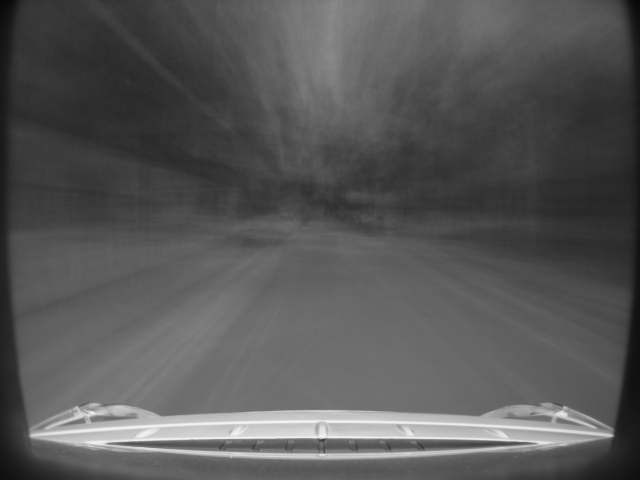
#> input picture Test_results/differenceDayAverage.png, 1280 x 960 px (shown at 1/2 size)
$ python imageSubstract.py
#> lines starting #> are read from the running program, lines starting #| are printed output that depends on the picture
import glob
import numpy as np
import cv2

################# FUNCTIONS ################


def imageSubstraction(dayImg, nightImg):
    daySubstractNightImg = dayImg - nightImg
    nightSubstractDayImg = nightImg - dayImg


    absoluteDaytoNightImg = np.abs(daySubstractNightImg)
    absoluteNightToDayImg = np.abs(nightSubstractDayImg)

    if(np.array_equal(nightSubstractDayImg, absoluteNightToDayImg)):
        print("same1")

    if(np.array_equal(daySubstractNightImg, absoluteDaytoNightImg)):
        print("same2")


    cv2.imwrite("./Test_results/dayDifferenceSubstractNight.png", daySubstractNightImg)
    cv2.imwrite("./Test_results/nightDifferenceSubstractDay.png", nightSubstractDayImg)


def createFilter(dayImg, nightImg):
    filterImg = np.zeros((len(dayImg),len(dayImg[0])), dtype = type(dayImg[0][0]))

    for i in range(len(dayImg)):
        for j in range(len(dayImg[i])):
            if(int(dayImg[i][j]) - int(nightImg[i][j]) > 245):
                filterImg[i][j] = 9
            elif(int(dayImg[i][j]) - int(nightImg[i][j]) > 230):
                filterImg[i][j] = 8
            elif(int(dayImg[i][j]) - int(nightImg[i][j]) > 210):
                filterImg[i][j] = 7
            elif(int(dayImg[i][j]) - int(nightImg[i][j]) > 190):
                filterImg[i][j] = 6
            elif(int(dayImg[i][j]) - int(nightImg[i][j]) > 170):
                filterImg[i][j] = 5
            elif(int(dayImg[i][j]) - int(nightImg[i][j]) > 140):
                filterImg[i][j] = 4
            elif(int(dayImg[i][j]) - int(nightImg[i][j]) > 120):
                filterImg[i][j] = 3
            elif(int(dayImg[i][j]) - int(nightImg[i][j]) > 90):
                filterImg[i][j] = 2
            elif(int(dayImg[i][j]) - int(nightImg[i][j]) > 60):
                filterImg[i][j] = 1


    filterImg = filterImg.astype(np.uint8)
    cv2.imwrite("./Test_results/differenceFilterImg.png", filterImg)
    return filterImg


################# ALGORITHM ################
dayAveragePhoto = (glob.glob("./Test_results/differenceDayAverage.png"))
nightAveragePhoto = (glob.glob("./Test_results/differenceNightAverage.png"))

dayImg = cv2.imread(dayAveragePhoto[0] , cv2.IMREAD_UNCHANGED)
#> dayImg is the input picture: shape (960, 1280); min 5, max 251, mean 86.9
nightImg = cv2.imread(nightAveragePhoto[0] , cv2.IMREAD_UNCHANGED)
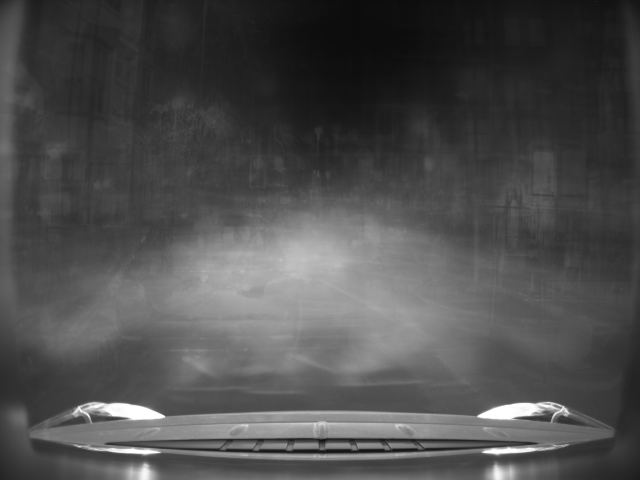
#> input picture Test_results/differenceNightAverage.png, 1280 x 960 px (shown at 1/2 size)
#> nightImg is the input picture: shape (960, 1280); min 4, max 255, mean 77.4

#imageSubstraction(dayImg, nightImg)
filterImg = createFilter(dayImg, nightImg)
#> in createFilter, `filterImg = np.zeros((len(dayImg),len(dayImg[0])), dtype = type(dayImg..`: filterImg: shape (960, 1280); every value is 0
#> after the loop in createFilter, `for i in range(len(dayImg)):`:
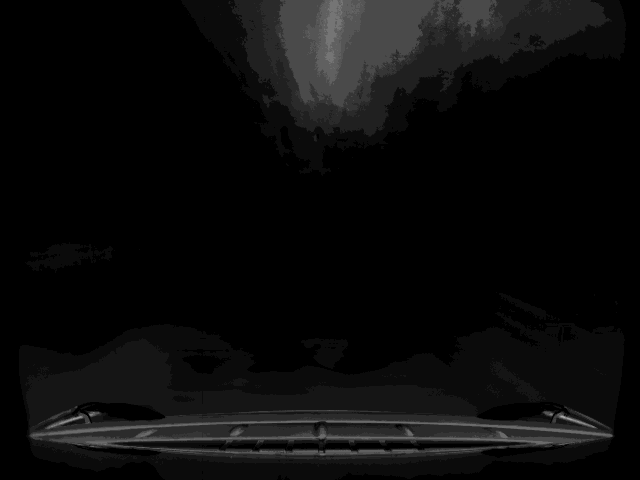
#> filterImg: shape (960, 1280) (shown at 1/2 size); min 0, max 6, mean 0.27; drawn with min black and max white
